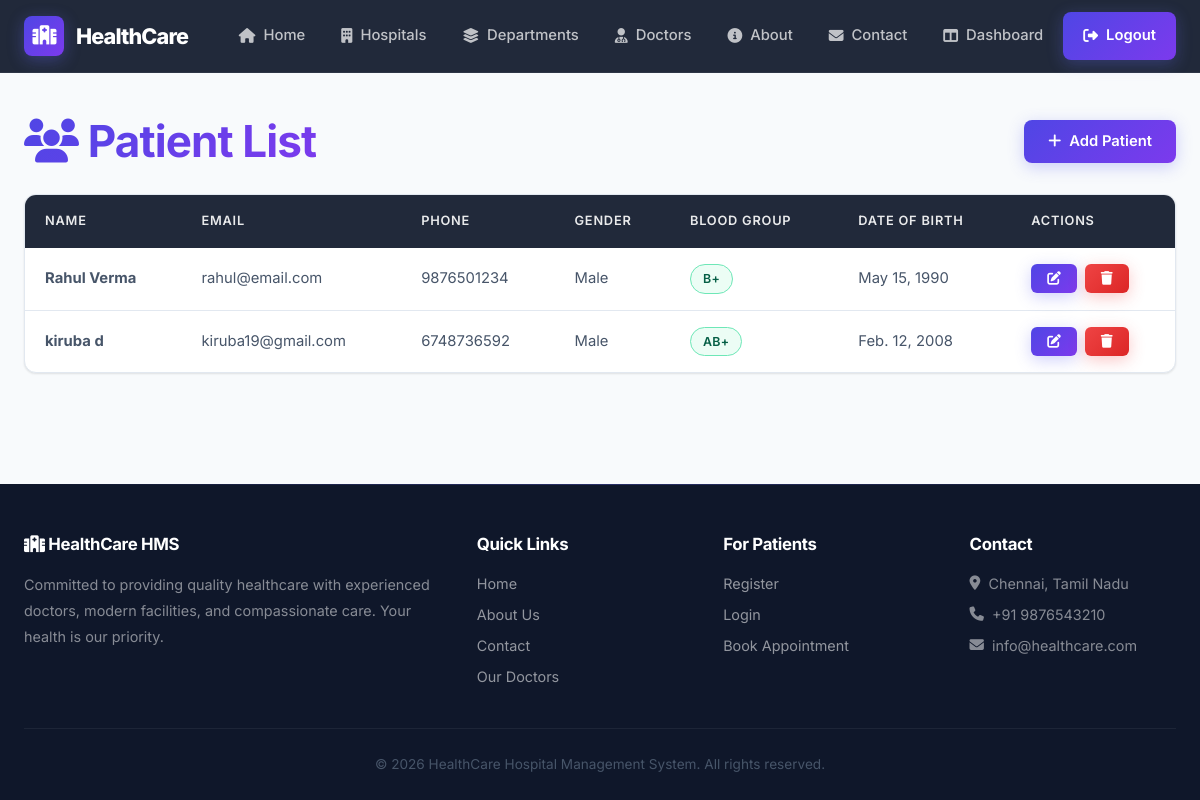
/dashboard/patients/ (signed in), run on the app's committed database.
### hospital/models.py (models this page shows, shortened)
class Patient(models.Model):
    GENDER_CHOICES = (
        ("Male", "Male"),
        ("Female", "Female"),
        ("Other", "Other"),
    )
    BLOOD_GROUP_CHOICES = (
        ("A+", "A+"),
        ("A-", "A-"),
        ("B+", "B+"),
        ("B-", "B-"),
        ("AB+", "AB+"),
        ("AB-", "AB-"),
        ("O+", "O+"),
        ("O-", "O-"),
    )
    user = models.OneToOneField(
        settings.AUTH_USER_MODEL,
        on_delete=models.CASCADE,
        limit_choices_to={"role": "PATIENT"},
    )
    date_of_birth = models.DateField()
    gender = models.CharField(
        max_length=10,
        choices=GENDER_CHOICES,
    )
    blood_group = models.CharField(
        max_length=5,
        choices=BLOOD_GROUP_CHOICES,
    )
    address = models.TextField()
    emergency_contact = models.CharField(
        max_length=15
    )
    created_at = models.DateTimeField(
        auto_now_add=True
    )

### accounts/models.py (models this page shows, shortened)
class User(AbstractUser):
    ROLE_CHOICES = (
        ('ADMIN', 'Admin'),
        ('DOCTOR', 'Doctor'),
        ('PATIENT', 'Patient'),
    )
    role = models.CharField(
        max_length=20,
        choices=ROLE_CHOICES,
        default='PATIENT'
    )
    phone = models.CharField(max_length=15)

### dashboard/views.py (the view)
# urls.py: path("patients/", views.patient_list, name="admin_patient_list"),
@login_required
def patient_list(request):
    patients = Patient.objects.select_related("user").all().order_by("user__first_name")
    return render(request, "dashboard/patient_list.html", {"patients": patients})

### dashboard/templates/dashboard/patient_list.html (shortened to what this page needs)
{% extends 'base.html' %}
{% block content %}
<div class="section-heading animate-in">
    <h1><i class="fas fa-users"></i> Patient List</h1>
    <a href="{% url 'add_patient' %}" class="btn btn-primary">
        <i class="fas fa-plus"></i> Add Patient
    </a>
</div>
<div class="animate-in animate-in-1">
    <div class="table-wrapper">
        <table>
            <thead>
                <tr>
                    <th>Name</th>
                    <th>Email</th>
                    <th>Phone</th>
                    <th>Gender</th>
                    <th>Blood Group</th>
                    <th>Date of Birth</th>
                    <th>Actions</th>
                </tr>
            </thead>
            <tbody>
                {% for patient in patients %}
                <tr>
                    <td><strong>{{ patient.user.get_full_name }}</strong></td>
                    <td>{{ patient.user.email }}</td>
                    <td>{{ patient.user.phone }}</td>
                    <td>{{ patient.gender }}</td>
                    <td><span class="badge badge-approved">{{ patient.blood_group }}</span></td>
                    <td>{{ patient.date_of_birth }}</td>
                    <td>
                        <div class="action-group">
                            <a href="{% url 'edit_patient' patient.id %}" class="btn btn-primary btn-sm">
                                <i class="fas fa-edit"></i>
                            </a>
                            <a href="{% url 'delete_patient' patient.id %}" class="btn btn-danger btn-sm" onclick="return confirm('Delete {{ patient.user.get_full_name }}?')">
                                <i class="fas fa-trash"></i>
                            </a>
                        </div>
                    </td>
                </tr>
                {% empty %}
                <tr>
                    <td colspan="7" style="text-align:center;color:var(--text-muted);">
                        <i class="fas fa-users"></i> No patients found.
                    </td>
                </tr>
                {% endfor %}
            </tbody>
        </table>
    </div>
</div>
{% endblock %}

### data on the page
Patient: user.get_full_name "Rahul Verma", user.email "rahul@email.com", user.phone "9876501234", gender "Male", blood_group "B+", date_of_birth "May 15, 1990"
Patient: user.get_full_name "kiruba d", user.email "kiruba19@gmail.com", user.phone "6748736592", gender "Male", blood_group "AB+", date_of_birth "Feb. 12, 2008"
